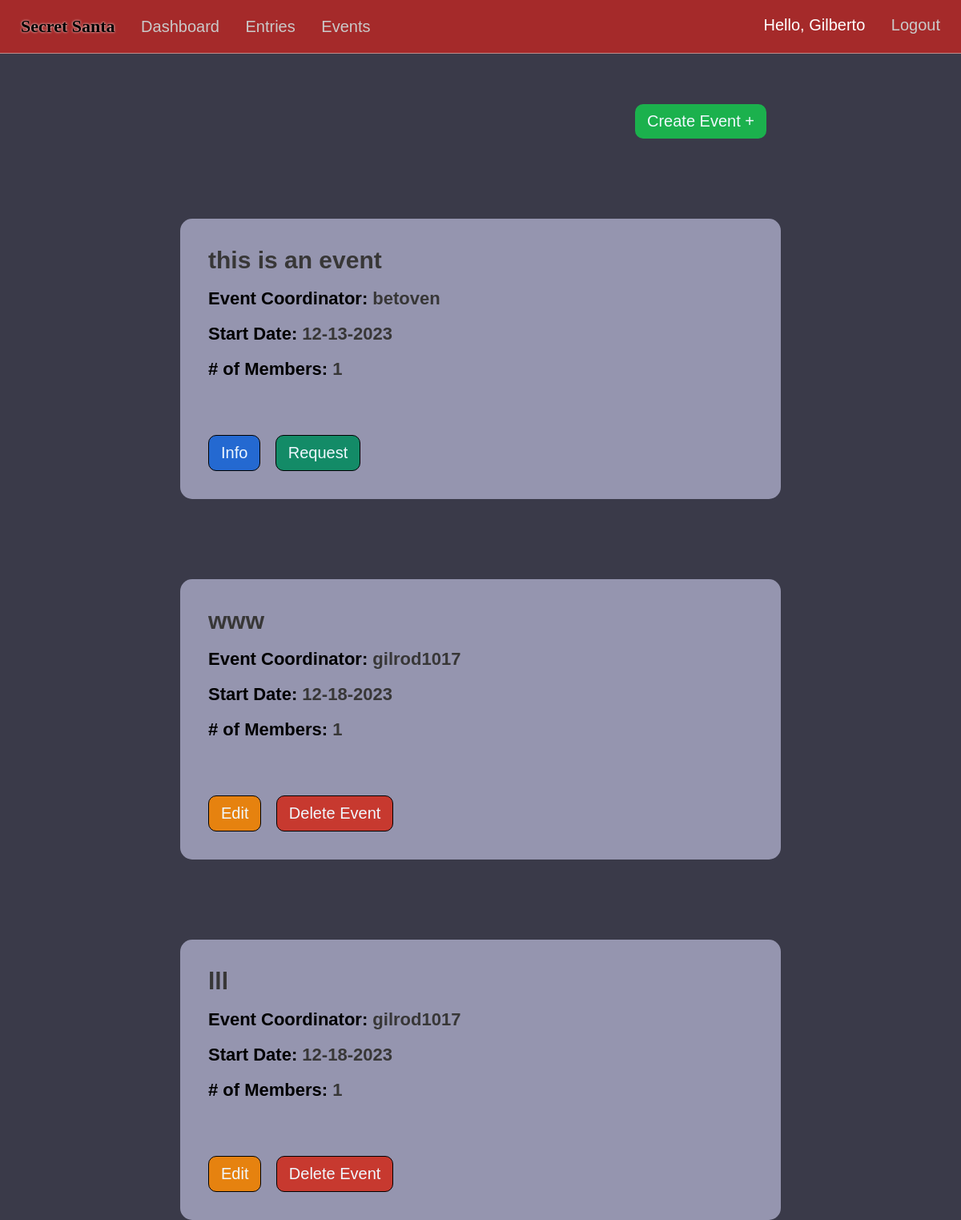
The app's page /events (signed in), older data.
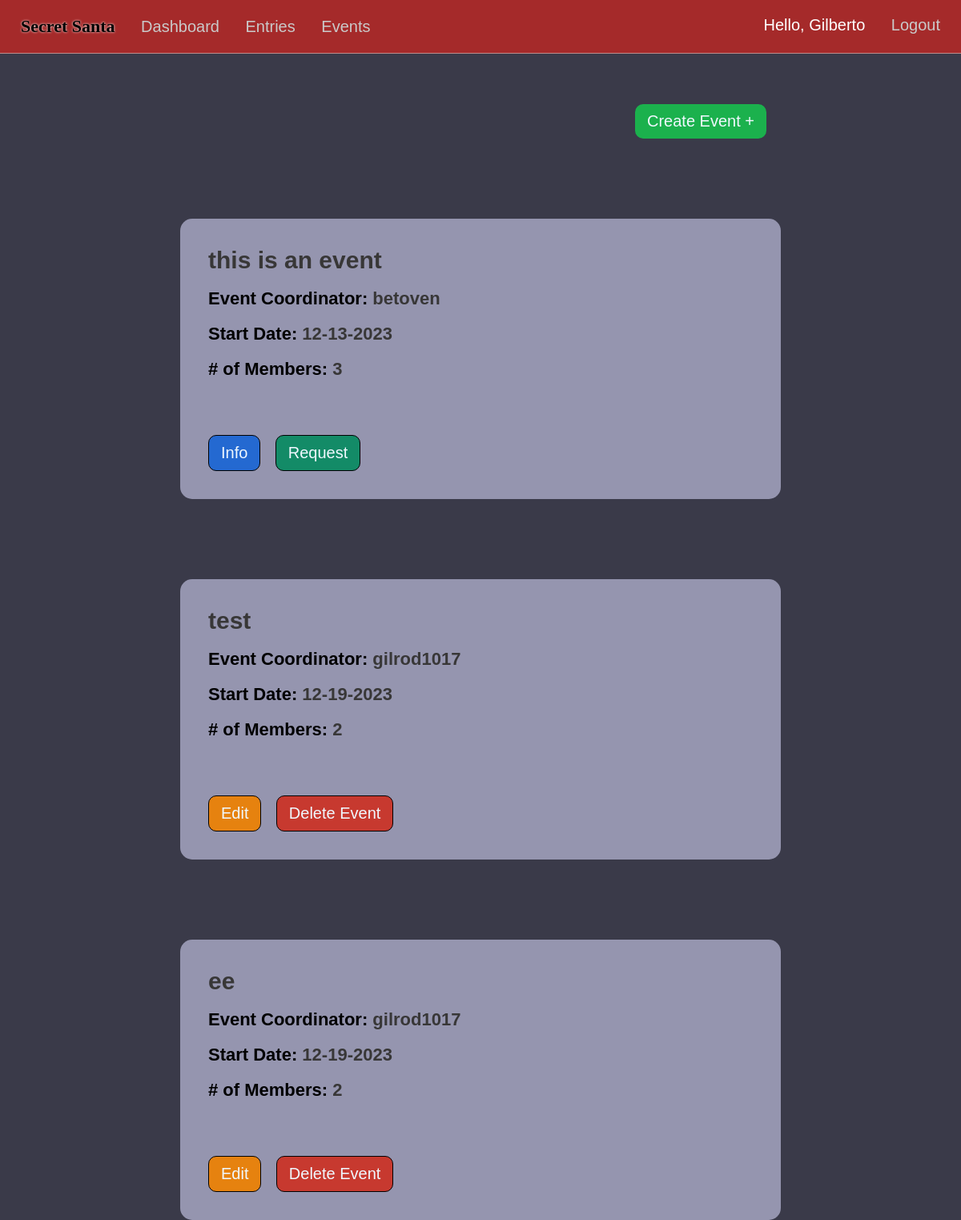
The same page, newer data.
### market/models.py (models this page shows, shortened)
class Event(db.Model):
    event_id = db.Column(db.Integer(), primary_key=True)
    coordinator_id = db.Column(db.Integer(), db.ForeignKey('user.id'), nullable=False)
    event_name = db.Column(db.String(length=75), nullable=False, unique=True)
    event_date = db.Column(db.Date())
    attendees = db.relationship('EventMembers', backref='attended_events', lazy=True)

class User(db.Model, UserMixin):
    id = db.Column(db.Integer(), primary_key=True)
    username = db.Column(db.String(length=30), nullable=False, unique=True)
    first_name = db.Column(db.String(length=50), nullable=False)
    last_name = db.Column(db.String(length=50), nullable=False)
    email_address = db.Column(db.String(length=50), nullable=False, unique=True)
    password_hash = db.Column(db.String(length=60), nullable=False)
    budget = db.Column(db.Integer(), nullable=False, default=1000)
    items = db.relationship('Item', backref='owned_user', lazy=True)
    events = db.relationship('Event', backref='coordinator', lazy=True)
    events_attending = db.relationship('EventMembers', backref='attendees', lazy=True, overlaps="event_members")
    @property
    def password(self):
        return self.password_hash

### market/routes.py (the view)
@app.route("/events")
@login_required
def events_page():
    events=Event.query.all()
    return render_template('events.html', events=events)

### market/models.py (called while the page is built)
@login_manager.user_loader
def load_user(user_id):
    return User.query.get(int(user_id))

### market/templates/events.html (shortened to what this page needs)
{% extends 'base.html' %}
  {% block style %}
  <link rel= "stylesheet" type= "text/css" href= "{{ url_for('static',filename='styles/events.css') }}">
  {% endblock %}
  {% block content %}
  <center>
    {% if events %}
    <div class="create-div">
      <a href="{{url_for('create_event')}}"><button class="create-btn">Create Event +</button></a>
      {% for event in events %}
      <div class="event">
        <div class="titles-div">
          <h1 class="e-title"><span class="event-info event-info-title">{{event.event_name}}</span></h1>
          <h1 class="event-title e-title">Event Coordinator: <span class="event-info">{{event.coordinator.username}}</span></h1>
          <h1 class="event-title e-title">Start Date: <span class="event-info">{{event.event_date.strftime('%m-%d-%Y')}}</span></h1>
          <h1 class="event-title e-title"># of Members: <span class="event-info">{{ event.attendees|length }}</span></h1>
        </div>
        <div class="buttons">
          {% if current_user.is_authenticated and current_user.id == event.coordinator.id %}
            <a href="{{ url_for('event_info', event_id=event.event_id) }}"><button class="edit-btn">Edit</button></a>
            <a href="{{ url_for('delete_event', event_id=event.event_id) }}"><button class="delete-btn">Delete Event</button></a>
            {% else %}
              <a href="{{ url_for('event_info', event_id=event.event_id) }}"><button class="info-btn">Info</button></a>
              <button class="request-btn">Request</button>
          {% endif %}
        </div>
      </div>
      {% endfor %}
    </div>
    {% else %}
    <a href="{{url_for('create_event')}}"><button class="create-btn">Create Event +</button></a>
    {% endif %}
  </center>
  {% endblock %}

Row changes from the older to the newer data that the page shows:
computed for Event "this is an event": attendees|length "1" → "3"
changed Event: event_name "www" → "test"; event_date "12-18-2023" → "12-19-2023"; attendees|length "1" → "2"
changed Event (number 3 of 3 on the later page): event_name "lll" → "ee"; event_date "12-18-2023" → "12-19-2023"; attendees|length "1" → "2"
